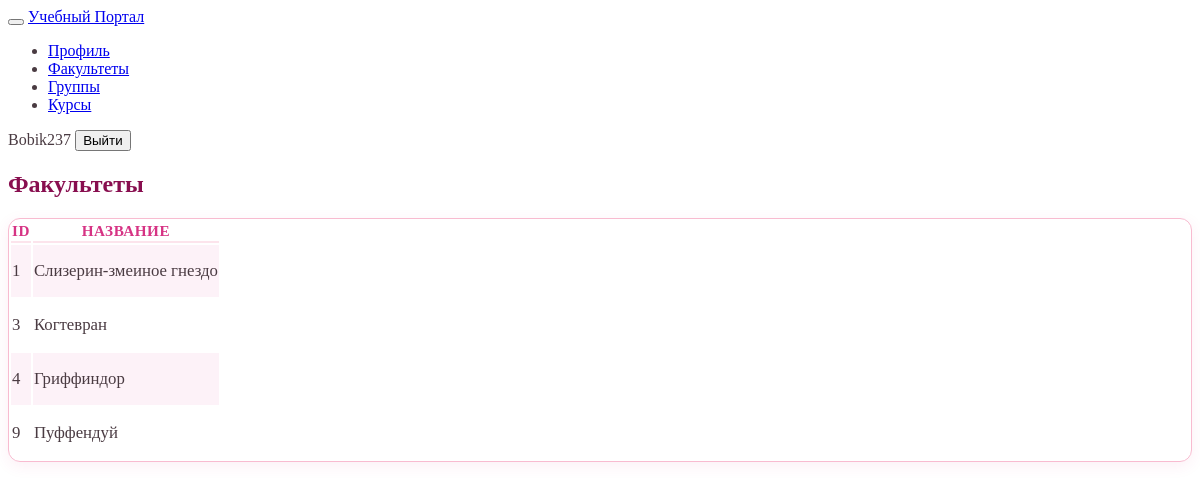
The page /departments/ (signed in) on the database its author committed.
### accounts/models.py (models this page shows, shortened)
class Department(models.Model):
    name = models.CharField(max_length=100)

### accounts/views.py (the view)
# urls.py: path('departments/', views.department_list, name='department_list'),
@login_required
def department_list(request):
    departments = Department.objects.all()
    return render(
        request,
        'department_list.html',
        {
            'departments': departments,
            'is_methodist': is_methodist(request.user),
        }
    )

### accounts/views.py (called while the page is built)
def is_methodist(user):
    return user.groups.filter(
        name='Методист'
    ).exists()

### templates/department_list.html (shortened to what this page needs)
{% extends 'base.html' %}
{% block content %}
<div class="page-header d-print-none mb-4">
    <div class="row align-items-center">
        <div class="col">
            <h2 class="page-title" style="font-weight: 700; color: #880e4f;">Факультеты</h2>
        </div>
    </div>
</div>
<div class="card shadow-sm">
    <div class="table-responsive">
        <table class="table table-vcenter card-table table-striped">
            <thead>
                <tr>
                    <th>ID</th>
                    <th>Название</th>
                </tr>
            </thead>
            <tbody>
                {% for dept in departments %}
                <tr>
                    <td class="text-muted">{{ dept.id }}</td>
                    <td class="fw-bold">{{ dept.name }}</td>
                </tr>
                {% empty %}
                <tr><td colspan="3" class="text-center text-muted py-5">Факультеты пока не добавлены</td></tr>
                {% endfor %}
            </tbody>
        </table>
    </div>
</div>
{% endblock %}

### templates/base.html (shortened to what this page needs)
{% load static %}
<!DOCTYPE html>
<html lang="ru">
<head>
    <link href="https://cdn.jsdelivr.net/npm/@tabler/core@1.0.0-beta20/dist/css/tabler.min.css" rel="stylesheet"/>
    <link href="https://cdn.jsdelivr.net/npm/@tabler/core@1.0.0-beta20/dist/css/tabler-flags.min.css" rel="stylesheet"/>
    <link href="https://cdn.jsdelivr.net/npm/@tabler/core@1.0.0-beta20/dist/css/tabler-payments.min.css" rel="stylesheet"/>
    <link href="https://cdn.jsdelivr.net/npm/@tabler/core@1.0.0-beta20/dist/css/tabler-vendors.min.css" rel="stylesheet"/>
    <link href="https://cdn.jsdelivr.net/npm/@tabler/icons@2.40.0/iconfont/tabler-icons.min.css" rel="stylesheet"/>
    <link href="https://cdn.jsdelivr.net/npm/@tabler/core@1.0.0-beta20/dist/css/tabler.min.css" rel="stylesheet"/>
    {% load static %}
    <link href="{% static 'css/custom-tabler.css' %}" rel="stylesheet"/>
</head>
<body class="layout-fluid">
    <header class="navbar navbar-expand-md d-print-none">
        <div class="container-xl">
            <button class="navbar-toggler" type="button" data-bs-toggle="collapse" data-bs-target="#navbar-menu">
            </button>
            <a href="/" class="navbar-brand navbar-brand-autodark d-none-navbar-horizontal pe-0 pe-md-3">
                Учебный Портал
            </a>
            <div class="collapse navbar-collapse" id="navbar-menu">
                <ul class="navbar-nav pt-lg-3">
                    <li class="nav-item"><a class="nav-link" href="/profile/">Профиль</a></li>
                    <li class="nav-item"><a class="nav-link" href="/departments/">Факультеты</a></li>
                    <li class="nav-item"><a class="nav-link" href="/groups/">Группы</a></li>
                    <li class="nav-item"><a class="nav-link" href="/courses/">Курсы</a></li>
                </ul>
            </div>
            <div class="my-2 my-md-0 flex-grow-1 flex-md-grow-0 order-first order-md-last">
                {% if user.is_authenticated %}
                    <span class="badge bg-primary me-2">{{ user.username }}</span>
                    <form method="post" action="{% url 'logout' %}" style="display:inline;">
                        <button type="submit" class="btn btn-sm btn-outline-danger">Выйти</button>
                    </form>
                {% else %}
                    <a href="{% url 'login' %}" class="btn btn-sm btn-primary">Войти</a>
                {% endif %}
            </div>
        </div>
    </header>
    <div class="page-wrapper">
        <div class="page-body">
            <div class="container-xl">
                {% block content %}
                {% endblock %}
            </div>
        </div>
    </div>
</body>
</html>

### static/css/custom-tabler.css (style rules this page uses)
:root { --tblr-body-bg: #fff0f5; --tblr-primary: #d63384; --tblr-primary-rgb: 214, 51, 132; --tblr-card-bg: #ffffff; --tblr-border-color: #f8bbd0; }
body { font-size: 16px; color: #4a3b42; }
.table thead th { font-size: 0.95rem; text-transform: uppercase; letter-spacing: 0.5px; color: #d63384; font-weight: 700; border-bottom: 2px solid #fce4ec !important; }
.table td { font-size: 1.05rem; vertical-align: middle; padding-top: 1rem !important; padding-bottom: 1rem !important; }
.table-striped > tbody > tr:nth-of-type(odd) > * { background-color: #fdf2f8; }
.card { border: 1px solid var(--tblr-border-color); box-shadow: 0 4px 15px rgba(214, 51, 132, 0.08); border-radius: 12px; overflow: hidden; }

### rows shown on the page
Department: id "1", name "Слизерин-змеиное гнездо"
Department: id "3", name "Когтевран"
Department: id "4", name "Гриффиндор"
Department: id "9", name "Пуффендуй"

### other values the page prints
{{ user.username }} "Bobik237"
